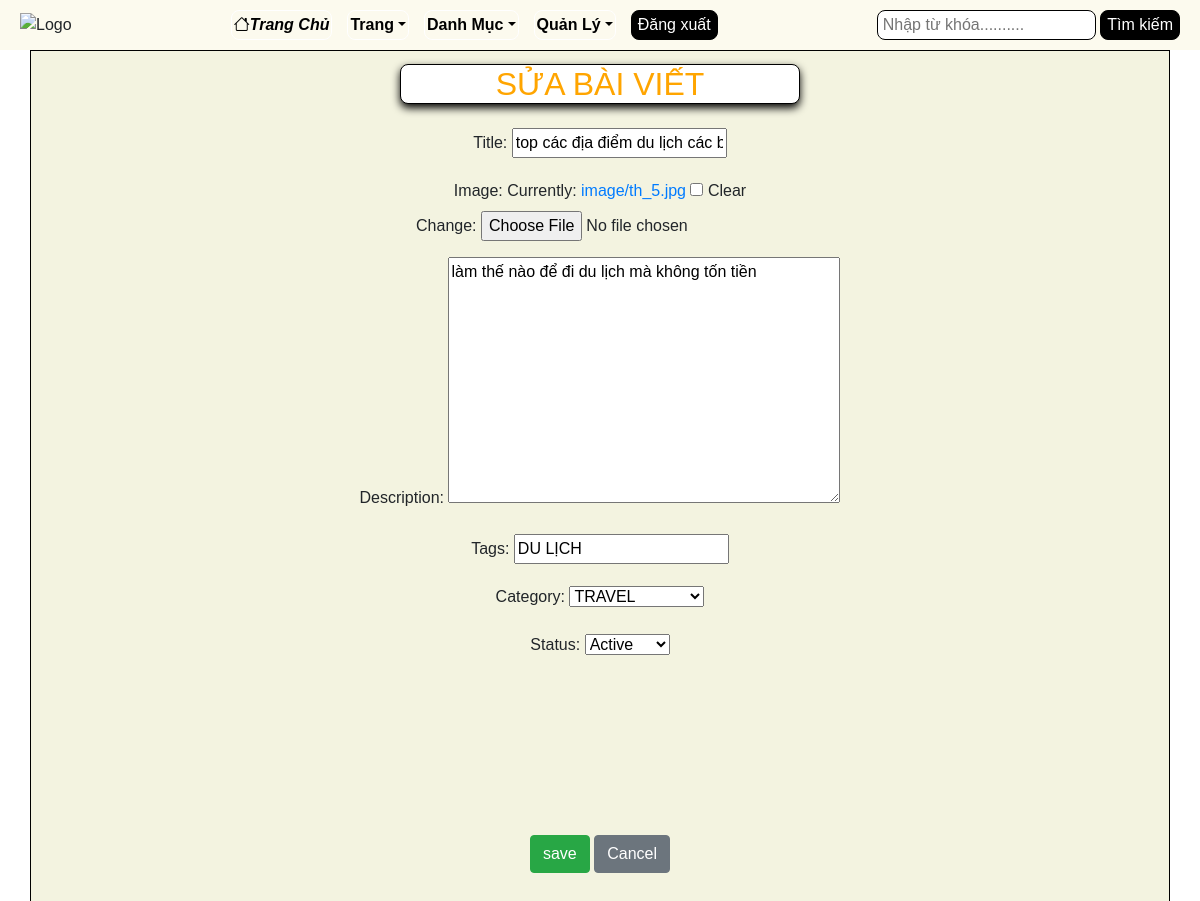
The page /edit_post/1/ (signed in) on the database as committed earlier.
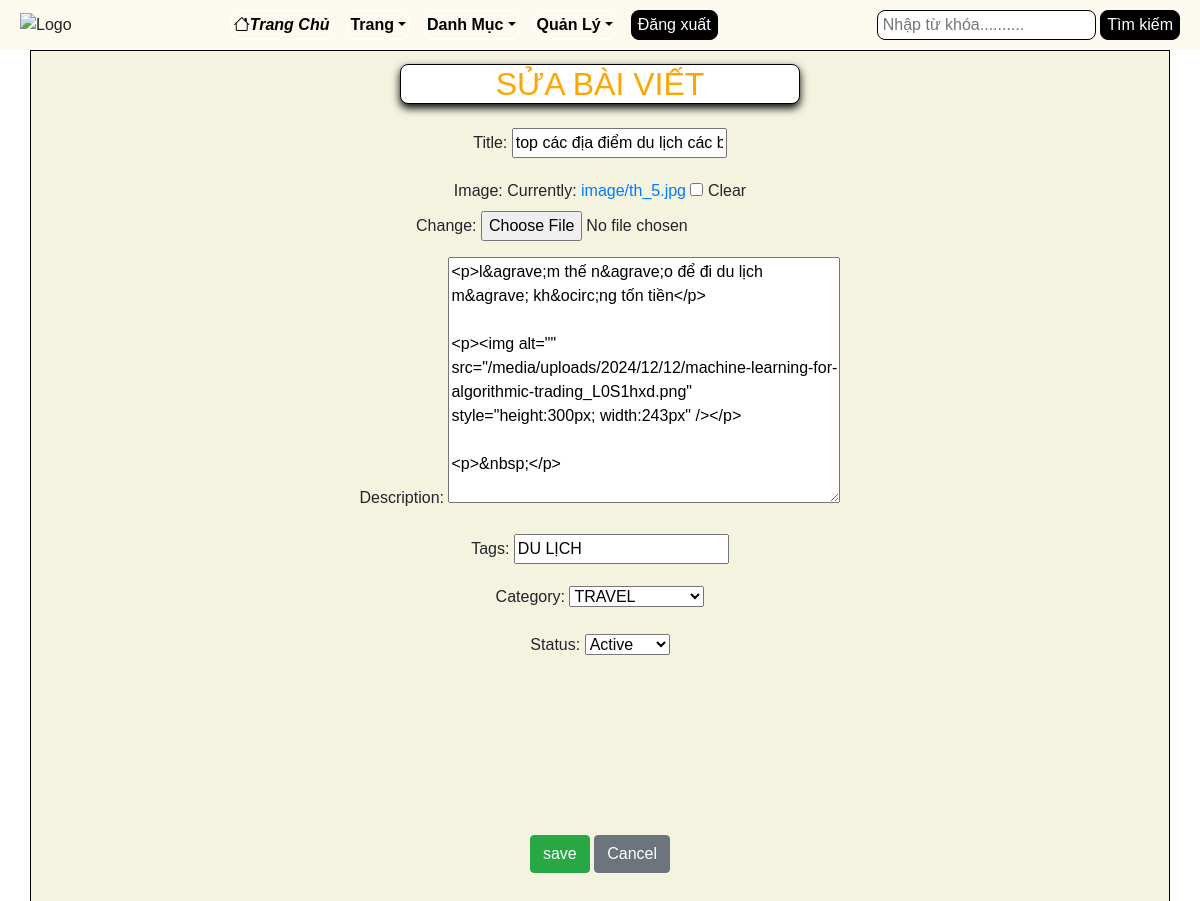
The same page on the database as committed later.
### api/models.py (models this page shows, shortened)
class Post(models.Model):
    STATUS = (
        ("Active", "Active"),
        ("Draft", "Draft"),
        ("Disabled", "Disabled"),
    )
    user = models.ForeignKey(User, on_delete=models.CASCADE)
    profile = models.ForeignKey(Profile, on_delete=models.CASCADE, null=True, blank=True)
    title = models.CharField(max_length=100)
    image = models.FileField(upload_to="image", null=True, blank=True)
    description = RichTextUploadingField(blank=True, null=True)
    tags = models.CharField(max_length=100)
    category = models.ForeignKey(Category, on_delete=models.SET_NULL, null=True, related_name='posts')
    status = models.CharField(max_length=100, choices=STATUS, default="Active")
    view = models.IntegerField(default=0)
    likes = models.ManyToManyField(User, blank=True, related_name="likes_user")
    slug = models.SlugField(unique=True, null=True, blank=True)
    date = models.DateTimeField(auto_now_add=True)
    class Meta:
        verbose_name_plural = "Post"

class Category(models.Model):
    title = models.CharField(max_length=100)
    image = models.FileField(upload_to="image", null=True, blank=True)
    slug = models.SlugField(unique=True, null=True, blank=True)
    def __str__(self):
        return self.title
    class Meta:
        verbose_name_plural = "Category"

### api/views.py (the view)
# urls.py: path('edit_post/<int:id>/', api_views.edit_post, name="edit_post"),
@login_required
def edit_post(request,id):
    post = get_object_or_404(Post, id=id)
    if post.user != request.user:
        return HttpResponseForbidden("Bạn không có quyền chỉnh sửa bài viết này.")
    if request.method == "POST":
        form = Edit_PostForm(request.POST, request.FILES, instance=post)
        if form.is_valid():
            form.save()
            return redirect("user_posts")
    else:
        form = Edit_PostForm(instance=post)
    return render(request, "edit_post.html", {"form": form, "post": post})

### api/forms.py
class Edit_PostForm(forms.ModelForm):
    class Meta:
        model = Post
        fields = ['title','image','description', 'tags', 'category', 'status']

### api/templates/edit_post.html (shortened to what this page needs)
{% extends "base.html" %}
{% block content %}
<div class='container'>
    <h2>SỬA BÀI VIẾT</h2><br>
    <form method="POST" enctype="multipart/form-data">
        {{ form.as_p }}
        <div class='ct'>
            <button type="submit" class="btn btn-success">save</a></button>
            <a href="{% url 'baiviet' %}" class="btn btn-secondary">Cancel</a>
        </div>
    </form>
</div>
{% endblock %}

Rows that differ between the two databases and show on the page:
changed Post "DU LỊCH": description "làm thế nào để đi du lịch mà không tốn tiền" → "<p>l&agrave;m thế n&agrave;o để đi du lịch m&agrave; kh&ocirc;ng tốn tiền</p> <p><img alt=\"\" src=\"/media/uploads/2024/12/12/machine-learning-for-algorithmic-trading_L0S1hxd.png\" style=\"height:300px; width:243px\" /></p> <p>&nbsp;</p>"
